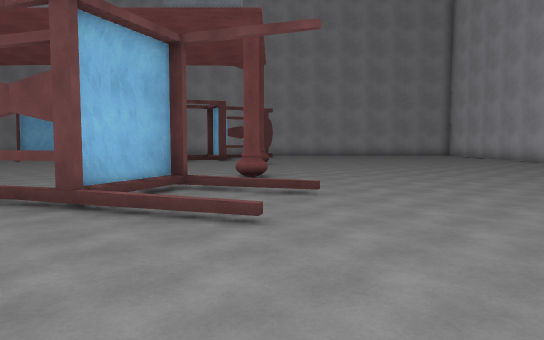
[1] (above)

24 first-person views from a walk through a 3-D level made in the Unity game engine. The camera is 1.5 m above the floor, tilts 4° down and sees 70° across. The floor is counted in squares, 2 m on a side. Each view is taken from the middle of a square. On the plan, view 1 faces up. The plan holds only what a view shows up to about 12 squares ahead; the rest is blank. The place goes on beyond the plan. The player is left out. Some animated figures are not drawn. Some surface patterns are stand-ins.

[2]
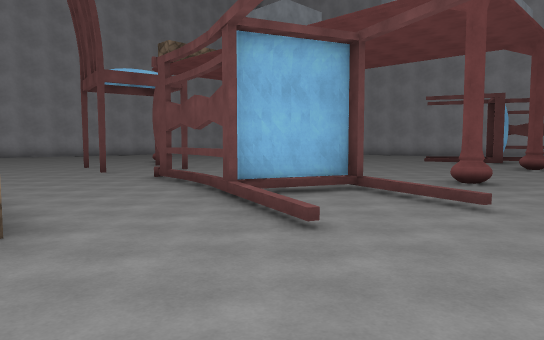

[3]
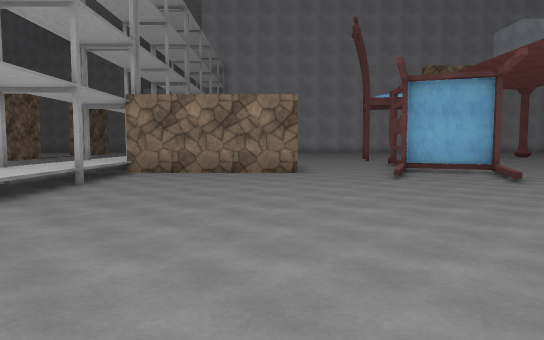

[4]
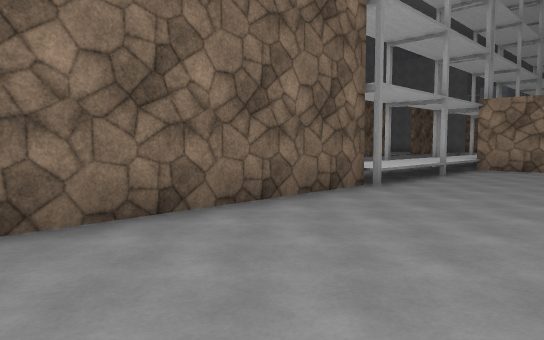

[5]
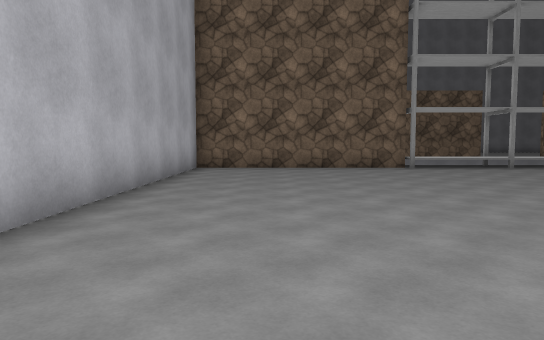

[6]
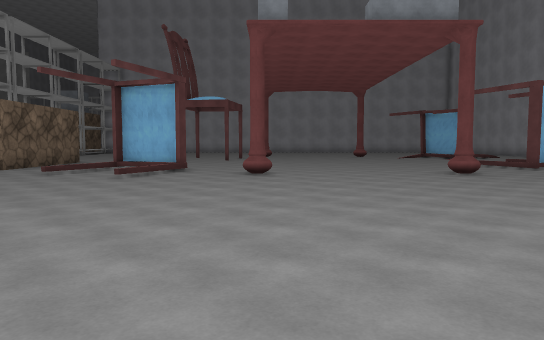

[7]
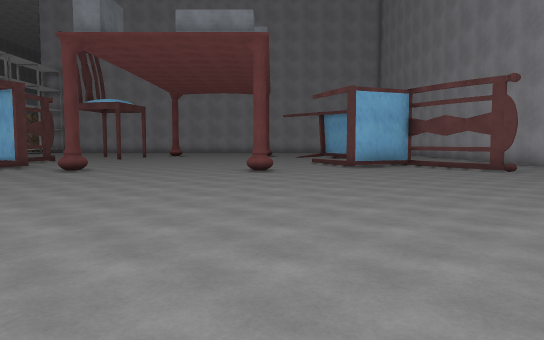

[8]
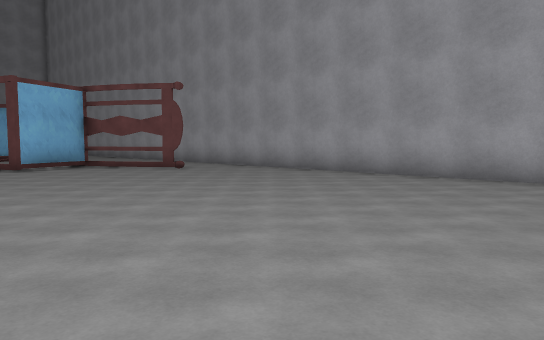

[9]
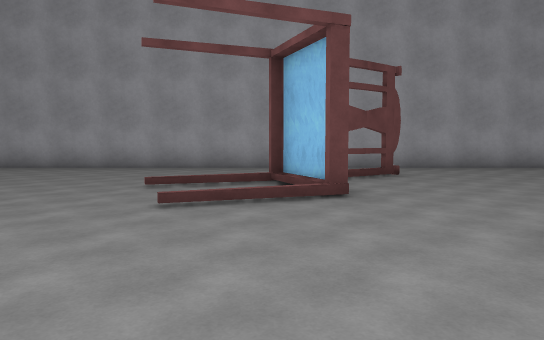

[10]
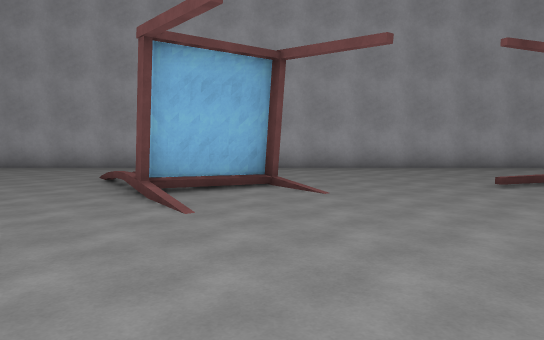

[11]
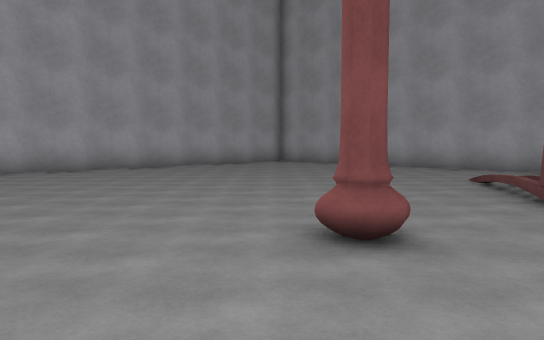

[12]
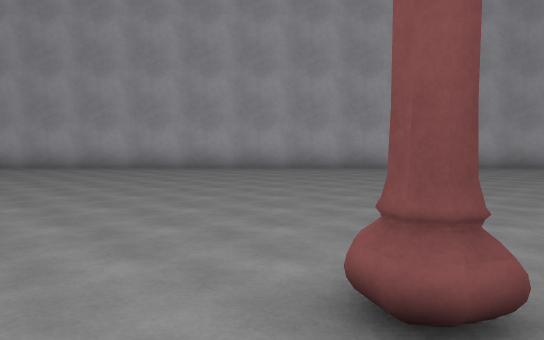

[13]
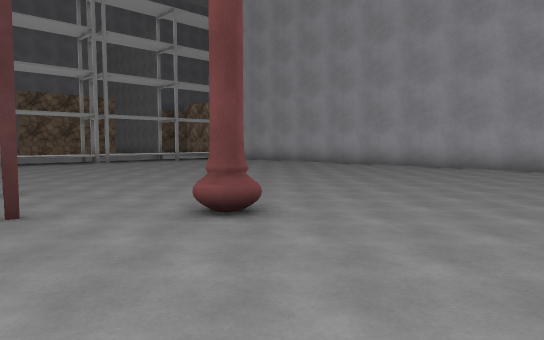

[14]
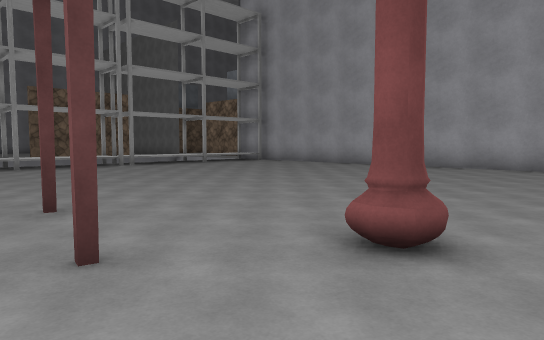

[15]
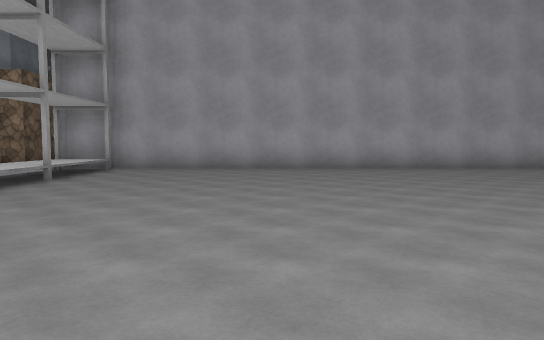

[16]
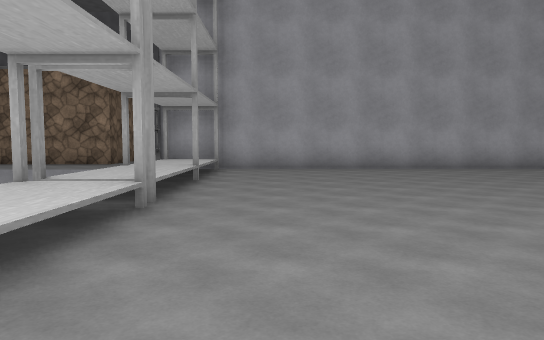

[17]
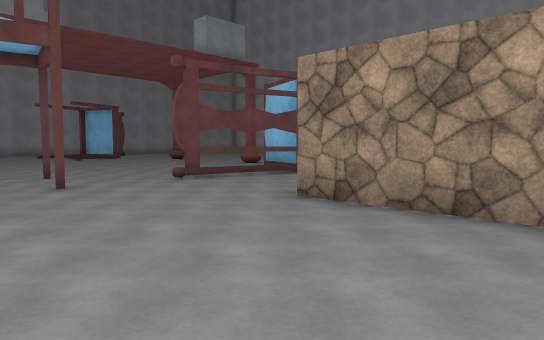

[18]
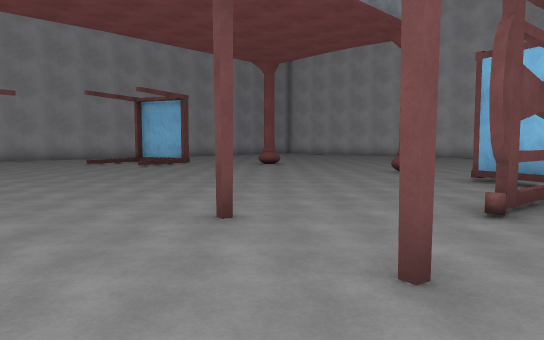

[19]
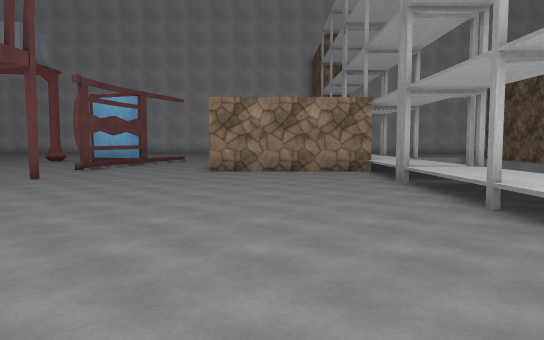

[20]
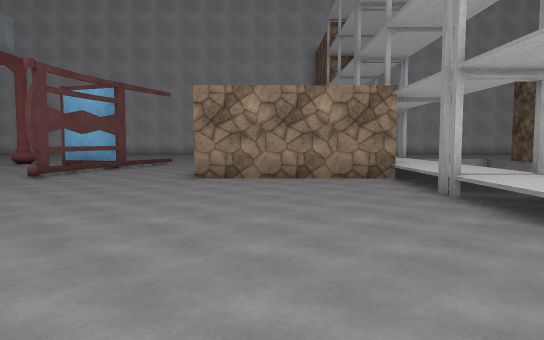

[21]
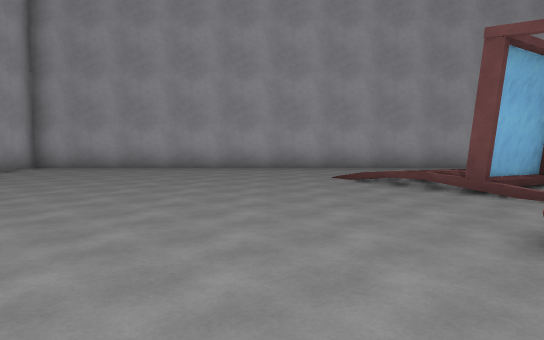

[22]
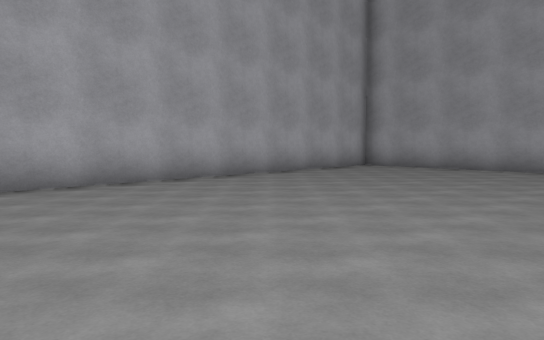

[23]
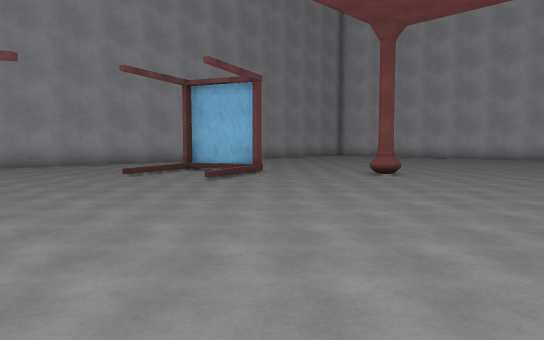

[24]
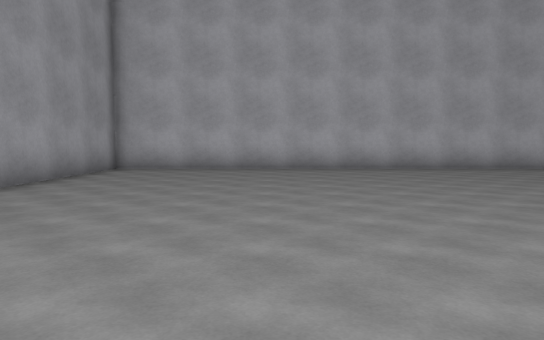

### Floor plan
Key: @ floor where view 1 was taken; # wall or solid block; . floor; / step, stairs or slope; ^ raised ledge.
Columns run from 21 left of view 1 to 11 right of it. Each row starts with its distance up from view 1.
 23 #################################
 22 #...............................#
 21 #...............................#
 20 #.........  .........#..........#
 19 #........///.......##...........#
 18 #........//##...//##............#
 17 #.........##.......#............#
 16 #................//.............#
 15 #...............................#
 14 #........#...........#..........#
 13 #...............................#
 12 #...............................#
 11 #...............................#
 10 #.............................  #
  9 #........#...........#.........
  8 #..........#...................
  7 #............#..................
  6 #..................#............#
  5 #..........#.#..####............#
  4 #..................//...........#
  3 #...............................#
  2 #...............................#
  1 #...............####............#
  0 #...............#  #.@..........#
 -1 #...............#  #............#
 -2 #...............#  #............#
 -3 ^^^^^^^^^^^^^^^^^ ^^^^^^^########
 -4 #^^^^^^^ ^^^^^^^^^^^^^^^

Where each view was taken, in squares from view 1:
view 1: 0 up, 0 right, facing up
view 2: 1 up, 2 right, facing up-left
view 3: 1 up, 8 right, facing left
view 4: 1 up, 10 right, facing down-left
view 5: 9 up, 8 right, facing down
view 6: 9 up, 9 right, facing left
view 7: 14 up, 10 right, facing left
view 8: 14 up, 10 right, facing up-left
view 9: 11 up, 3 left, facing up
view 10: 11 up, 9 left, facing up
view 11: 11 up, 10 left, facing up-left
view 12: 13 up, 10 left, facing left
view 13: 12 up, 9 left, facing down-left
view 14: 10 up, 9 left, facing down-left
view 15: 2 up, 10 left, facing left
view 16: 1 down, 10 left, facing left
view 17: 2 down, 10 left, facing up-right
view 18: 4 up, 10 left, facing up-right
view 19: 0 up, 16 left, facing right
view 20: 0 up, 14 left, facing right
view 21: 11 up, 14 left, facing up
view 22: 11 up, 14 left, facing up-left
view 23: 9 up, 9 left, facing up-right
view 24: 18 up, 1 left, facing right
